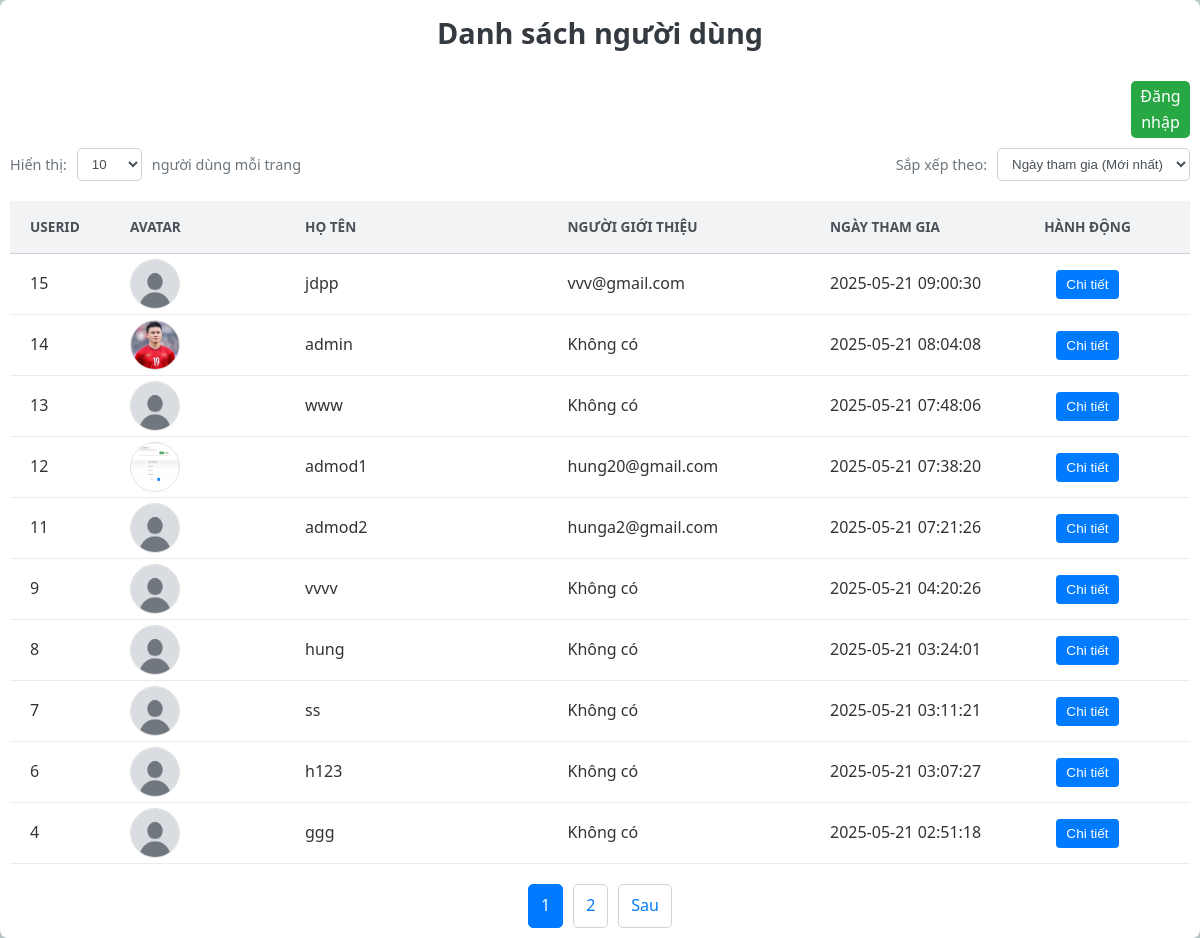
The page / on the database its author committed.
### tables this page shows
CREATE TABLE `users` (
  `UserId` int(11) NOT NULL,
  `FullName` varchar(255) NOT NULL,
  `UserName` varchar(50) NOT NULL,
  `Email` varchar(100) NOT NULL,
  `Phone` varchar(20) NOT NULL,
  `Avatar` varchar(255) DEFAULT NULL,
  `Password` varchar(255) NOT NULL,
  `Description` text DEFAULT NULL,
  `Birthday` date DEFAULT NULL,
  `Gender` varchar(10) DEFAULT NULL,
  `JoinedDate` timestamp NOT NULL DEFAULT current_timestamp(),
  `RoleId` int(11) NOT NULL,
  `ReferrerId` int(11) DEFAULT NULL,
  `failed_login_attempts` int(11) DEFAULT 0,
  `last_failed_login` datetime DEFAULT NULL,
  `lockout_until` datetime DEFAULT NULL
);

### index.php (the view, shortened to what this page needs)
<?php
require_once 'includes/dbh.inc.php';
$limit = isset($_GET['limit']) ? (int)$_GET['limit'] : 10;
$page = isset($_GET['page']) ? (int)$_GET['page'] : 1;
$offset = ($page - 1) * $limit;
$sort_by = isset($_GET['sort_by']) ? $_GET['sort_by'] : 'JoinedDate';
$sort_order = isset($_GET['sort_order']) ? $_GET['sort_order'] : 'DESC';
$sql = "SELECT
            u.UserId,
            u.FullName,
            u.UserName,
            u.Email,
            u.Phone,
            u.Avatar,
            u.Password,
            u.Description,
            u.Birthday,
            u.Gender,
            u.JoinedDate,
            r.RoleName,
            ref.Email AS ReferrerEmail
        FROM
            users AS u
        LEFT JOIN
            roles AS r ON u.RoleId = r.RoleId
        LEFT JOIN
            users AS ref ON u.ReferrerId = ref.UserId
        ORDER BY " . $sort_by . " " . $sort_order . "
        LIMIT :limit OFFSET :offset";
$stmt = $pdo->prepare($sql);
$stmt->bindParam(':limit', $limit, PDO::PARAM_INT);
$stmt->bindParam(':offset', $offset, PDO::PARAM_INT);
$stmt->execute();
$users = $stmt->fetchAll(PDO::FETCH_ASSOC);
$total_users_sql = "SELECT COUNT(*) FROM users";
$total_stmt = $pdo->query($total_users_sql);
$total_users = $total_stmt->fetchColumn();
$total_pages = ceil($total_users / $limit);
?>
<!DOCTYPE html>
<html lang="en">
<head>
    <link rel="stylesheet" href="./css/UserList.module.css">
    <link rel="stylesheet" href="./css/reset.css">
</head>
<body>
    <div class="user-list">
        <h5>Danh sách người dùng</h5>
        <?php if (isset($_SESSION['user_id'])): ?>
            <a href="LogOutHandle.php" class="logout-button">Đăng xuất</a>
        <?php else: ?>
            <a href="Login.php" class="loginguest-button">Đăng nhập</a>
        <?php endif; ?>
        <div class="controls-container">
            <div class="pagination-controls">
                <span>Hiển thị:</span>
                <select onchange="window.location.href = this.value">
                    <?php
                    $limits = [10, 20, 50, 100];
                    foreach ($limits as $l) {
                        $selected = ($l == $limit) ? 'selected' : '';
                        echo "<option value=\"?page=1&limit={$l}&sort_by={$sort_by}&sort_order={$sort_order}\" {$selected}>{$l}</option>";
                    }
                    ?>
                </select>
                <span>người dùng mỗi trang</span>
            </div>
            <div class="sort-controls">
                <span>Sắp xếp theo:</span>
                <select onchange="window.location.href = this.value">
                    <?php
                    $sort_options = [
                        'FullName ASC' => 'Tên (A-Z)',
                        'FullName DESC' => 'Tên (Z-A)',
                        'JoinedDate ASC' => 'Ngày tham gia (Cũ nhất)',
                        'JoinedDate DESC' => 'Ngày tham gia (Mới nhất)'
                    ];
                    foreach ($sort_options as $value => $label) {
                        $selected = (($sort_by . ' ' . $sort_order) == $value) ? 'selected' : '';
                        $parts = explode(' ', $value);
                        $s_by = $parts[0];
                        $s_order = $parts[1];
                        echo "<option value=\"?page={$page}&limit={$limit}&sort_by={$s_by}&sort_order={$s_order}\" {$selected}>{$label}</option>";
                    }
                    ?>
                </select>
            </div>
        </div>
        <div class="user-row user-header">
            <div>UserID</div>
            <div>Avatar</div>
            <div>Họ tên</div>
            <div>Người giới thiệu</div>
            <div>Ngày tham gia</div>
            <div>Hành động</div>
        </div>
        <?php if (empty($users)): ?>
            <div class="user-row">
                <!-- grid-column: 1 / -1;
                1. 1: Đại diện cho đường lưới (grid line) bắt đầu đầu tiên của lưới.
                2. -1: Đại diện cho đường lưới kết thúc cuối cùng của lưới. -->
                <div style="grid-column: 1 / -1; text-align: center;">Không có người dùng nào để hiển thị.</div>
            </div>
        <?php else: ?>
            <?php foreach ($users as $user): ?>
                <div class="user-row">
                    <div><?= htmlspecialchars($user['UserId']) ?></div>
                    <div>
                        <?php if (!empty($user['Avatar'])): ?>
                            <img src="<?= htmlspecialchars($user['Avatar']) ?>" alt="Avatar của <?= htmlspecialchars($user['UserName']) ?>" style="width: 50px; height: 50px; border-radius: 50%; object-fit: cover;">
                        <?php else: ?>
                            <img src="images/2.jpg">
                        <?php endif; ?>
                    </div>
                    <div><?= htmlspecialchars($user['FullName']) ?></div>
                    <div><?= htmlspecialchars($user['ReferrerEmail'] ?: 'Không có') ?></div>
                    <div><?= htmlspecialchars($user['JoinedDate']) ?></div>
                    <div>
                        <a href="UserDetail.php?id=<?= htmlspecialchars($user['UserId']) ?>">
                            <button class="buttonEdit">Chi tiết</button>
                        </a>
                    </div>
                </div>
            <?php endforeach; ?>
        <?php endif; ?>
        <div class="pagination-controls" style="justify-content: center; margin-top: 20px;">
            <?php for ($i = 1; $i <= $total_pages; $i++): ?>
                <a href="?page=<?= $i ?>&limit=<?= $limit ?>&sort_by=<?= $sort_by ?>&sort_order=<?= $sort_order ?>" class="<?= ($i == $page) ? 'active' : '' ?>">
                    <?= $i ?>
                </a>
            <?php endfor; ?>
            <?php if ($page < $total_pages): ?>
                <a href="?page=<?= $page + 1 ?>&limit=<?= $limit ?>&sort_by=<?= $sort_by ?>&sort_order=<?= $sort_order ?>">Sau</a>
            <?php endif; ?>
        </div>
    </div>
</body>
</html>

### css/UserList.module.css (style rules this page uses)
body { display: flex; flex-direction: column; justify-content: center; align-items: center; min-height: 100vh; margin: 0; padding: 0; background-color: #e9ecef; background-image: url('../images/1.jpg'); background-size: cover; background-position: center; background-repeat: no-repeat; background-attachment: fixed; }
.user-list { display: flex; flex-direction: column; width: 100%; background-color: white; padding: 10px; border-radius: 8px; box-shadow: 0 4px 15px rgba(0, 0, 0, 0.08); flex-grow: 1; box-sizing: border-box; }
.user-list h5 { text-align: center; margin-top: 0; margin-bottom: 25px; color: #343a40; font-size: 1.8em; font-weight: 600; }
.controls-container { display: flex; justify-content: space-between; align-items: center; margin-bottom: 20px; flex-wrap: wrap; gap: 15px; }
.pagination-controls, .sort-controls { display: flex; gap: 10px; align-items: center; }
.pagination-controls span, .sort-controls span { color: #6c757d; font-size: 0.9em; }
.pagination-controls a, .sort-controls select { padding: 8px 12px; border: 1px solid #ced4da; text-decoration: none; color: #007bff; border-radius: 5px; transition: all 0.3s ease; background-color: white; }
.pagination-controls a.active { background-color: #007bff; color: white; border-color: #007bff; pointer-events: none; }
.pagination-controls select, .sort-controls select { padding: 7px 10px; border-radius: 5px; border: 1px solid #ced4da; background-color: white; cursor: pointer; color: #495057; }
.user-row { display: grid; grid-template-columns: 100px 1fr 1.5fr 1.5fr 1fr 1fr; padding: 5px 15px; border-bottom: 1px solid #e9ecef; align-items: center; background-color: white; transition: background-color 0.2s ease; }
.user-header { background-color: #f1f3f5; font-weight: bold; border-bottom: 1px solid #ced4da; color: #495057; text-transform: uppercase; font-size: 0.85em; padding: 15px; }
.user-row div { white-space: nowrap; overflow: hidden; text-overflow: ellipsis; padding: 0 5px; }
.user-row img { display: block; margin: 0; width: 50px; height: 50px; border-radius: 50%; object-fit: cover; border: 1px solid #e0e0e0; }
.user-row div:last-child { display: flex; gap: 8px; justify-content: center; align-items: center; padding: 0; }
.user-row div:last-child button { padding: 7px 10px; border: none; border-radius: 4px; cursor: pointer; font-size: 0.85em; transition: background-color 0.3s ease, transform 0.2s ease, box-shadow 0.2s ease; white-space: nowrap; }
.buttonEdit { background-color: #007bff; color: white; }
.pagination-controls[style*='justify-content: center'] { margin-top: 25px; padding: 0 15px; }
.loginguest-button { background-color: #28a745; color: white; border: none; border-radius: 5px; cursor: pointer; font-size: 1em; text-decoration: none; display: inline-block; text-align: center; margin-left: 95%; margin-bottom: 10px; padding: 3px; }

### rows shown on the page
users: UserId "15", FullName "jdpp", ReferrerId.Email "vvv@gmail.com", JoinedDate "2025-05-21 09:00:30"
users: UserId "14", Avatar (picture), FullName "admin", ReferrerEmail "Không có", JoinedDate "2025-05-21 08:04:08"
users: UserId "13", FullName "www", ReferrerEmail "Không có", JoinedDate "2025-05-21 07:48:06"
users: UserId "12", Avatar (picture), FullName "admod1", ReferrerId.Email "hung20@gmail.com", JoinedDate "2025-05-21 07:38:20"
users: UserId "11", FullName "admod2", ReferrerId.Email "hunga2@gmail.com", JoinedDate "2025-05-21 07:21:26"
users: UserId "9", FullName "vvvv", ReferrerEmail "Không có", JoinedDate "2025-05-21 04:20:26"
users: UserId "8", FullName "hung", ReferrerEmail "Không có", JoinedDate "2025-05-21 03:24:01"
users: UserId "7", FullName "ss", ReferrerEmail "Không có", JoinedDate "2025-05-21 03:11:21"
users: UserId "6", FullName "h123", ReferrerEmail "Không có", JoinedDate "2025-05-21 03:07:27"
users: UserId "4", FullName "ggg", ReferrerEmail "Không có", JoinedDate "2025-05-21 02:51:18"

### other values the page prints
form field value "10"
form field value "Ngày tham gia (Mới nhất)"
